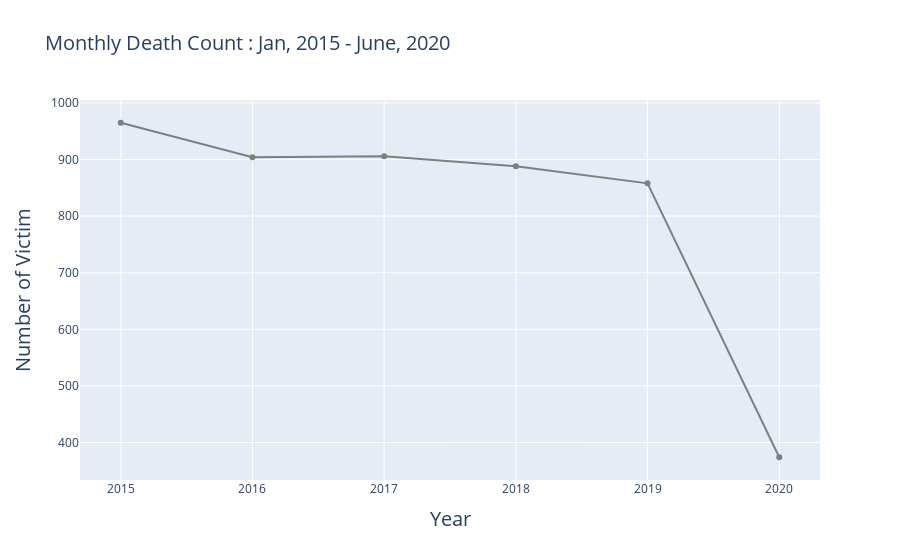

Notebook cell for this chart:
### Markdown cell above
**Day Report**

### Code cell
trace = go.Scatter(
        x = year_df.index,
        y = year_df.Count,
        name = "Victim count",
        line = dict(color = "#7F7F7F"))

layout = go.Layout(
            title = "Monthly Death Count : Jan, 2015 - June, 2020",
            title_font_size = 20,
            xaxis = dict(
                title = "Year",
                title_font_size = 20),
            yaxis = dict(
                title = "Number of Victim",
                title_font_size = 20))
fig = go.Figure(data = [trace], layout = layout)
fig.show()

### Figure 1 — Plotly figure (JSON) as saved in the notebook; plotly's stock layout.template omitted (floating-point values rounded to 4 significant figures)
{"data": [{"y": [965, 904, 906, 888, 858, 374], "x": ["2015", "2016", "2017", "2018", "2019", "2020"], "line": {"color": "#7F7F7F"}, "type": "scatter", "name": "Victim count"}], "layout": {"yaxis": {"title": {"text": "Number of Victim", "font": {"size": 20}}}, "xaxis": {"title": {"text": "Year", "font": {"size": 20}}}, "title": {"text": "Monthly Death Count : Jan, 2015 - June, 2020", "font": {"size": 20}}}}
